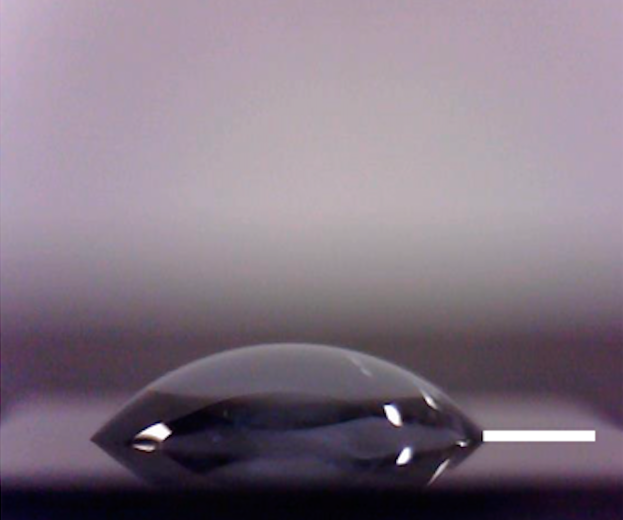
#> input picture img1.png, 1246 x 1040 px (shown at 1/2 size)
$ python -i sessile2.py   (imports and definitions only)   (older library calls are emulated)
#> lines starting #> are read from the running program, lines starting #| are printed output that depends on the picture; after the words box and inside, x2 and y2 are one past the last pixel; in counts of white or black regions, pixels touching at a corner belong together
#> further down, picture is the input picture: shape (1040, 1246, 3); mean B, G, R 131.5, 118.1, 131.4
# [311 lines of commented-out code are left out]
import sys
import cv2
import numpy as np
from PyQt5.QtWidgets import (
    QApplication, QWidget, QVBoxLayout, QPushButton,
    QLabel, QFileDialog, QSlider, QHBoxLayout, QSizePolicy, QScrollArea
)
from PyQt5.QtGui import QPixmap, QImage
from PyQt5.QtCore import Qt


# ============================ Image / Geometry Utils ============================

def adaptive_drop_mask(bgr):
    gray = cv2.cvtColor(bgr, cv2.COLOR_BGR2GRAY)
    blurred = cv2.GaussianBlur(gray, (7, 7), 0)
    mask = cv2.adaptiveThreshold(
        blurred, 255,
        cv2.ADAPTIVE_THRESH_GAUSSIAN_C, cv2.THRESH_BINARY_INV,
        51, 2
    )
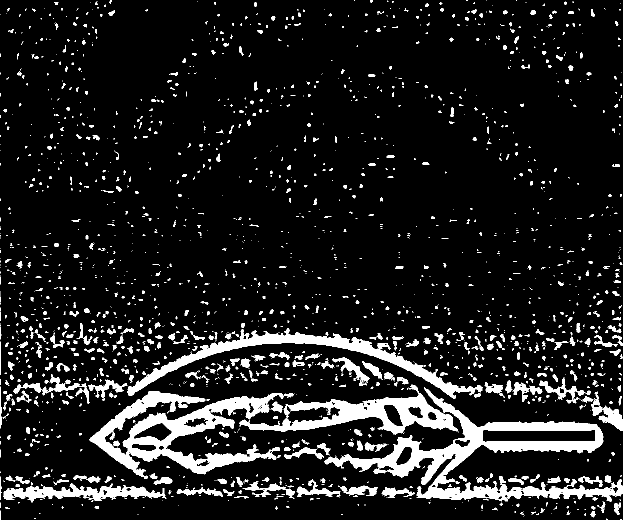
#> mask: shape (1040, 1246) (shown at 1/2 size); 10.3% white; 2354 white regions (1747 under 20 px), largest, box (x1, y1, x2, y2) and area: (649, 775, 1246, 1004) 27304, (179, 782, 568, 958) 22180, (255, 657, 966, 798) 13208
    k = np.ones((3, 3), np.uint8)
    mask = cv2.morphologyEx(mask, cv2.MORPH_CLOSE, k, iterations=2)
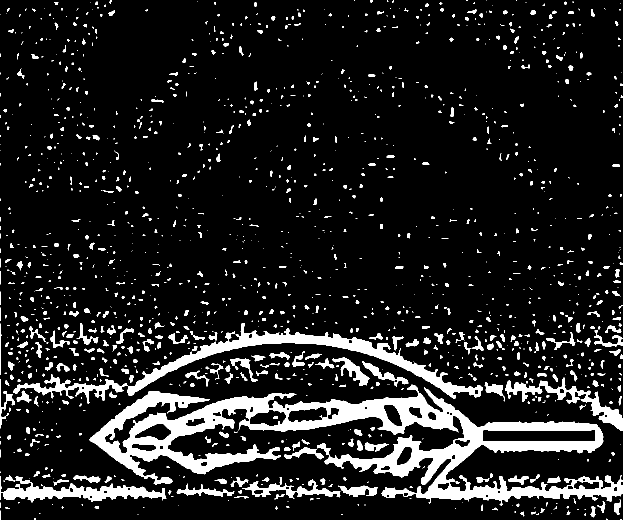
#> mask: shape (1040, 1246) (shown at 1/2 size); 11.3% white; 1499 white regions (908 under 20 px), largest, box (x1, y1, x2, y2) and area: (179, 769, 1246, 1011) 69228, (255, 646, 966, 798) 14571, (0, 952, 333, 1005) 6446
    mask = cv2.morphologyEx(mask, cv2.MORPH_OPEN,  k, iterations=1)
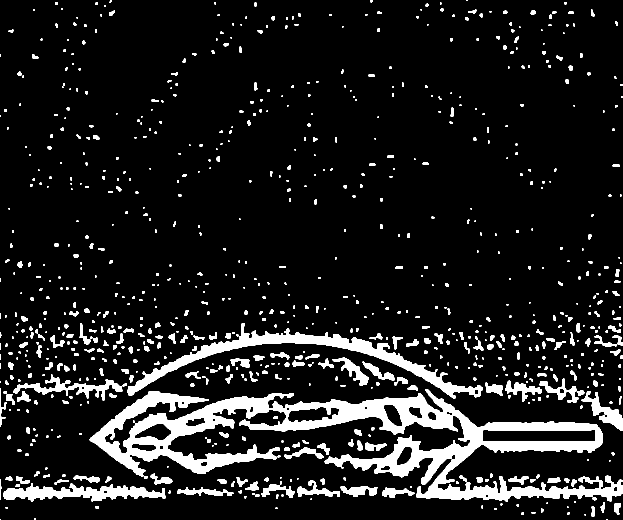
#> mask: shape (1040, 1246) (shown at 1/2 size); 10.6% white; 855 white regions (306 under 20 px), largest, box (x1, y1, x2, y2) and area: (179, 778, 1246, 1003) 66850, (255, 646, 965, 798) 14344, (7, 966, 331, 1004) 6027
    return mask


# [15 lines left out: function choose_droplet_contour, not called in this run]


def find_auto_baseline_from_contour(cnt):
    ys = cnt[:, 0, 1]
    return int(np.percentile(ys, 95))


# [82 lines left out: functions refine_contact_point, fit_circle_and_intersect, local_poly_contact_angle, apex_of_contour, detect_auto_baseline, not called in this run]


# ============================ Main Analyzer GUI ============================

class SessileDropAnalyzer(QWidget):
    # [154 lines left out: functions __init__, load_image, preview_baseline_only, auto_detect_baseline, run_full_analysis, display_image and 1 more, not called in this run]


# ================================== Scroll Wrapper ==================================

class ScrollableAnalyzer(QWidget):
    # [12 lines left out: function __init__, not called in this run]


# ================================== Main ==================================

# [5 lines not run here, left out]

>>> import cv2
>>> picture = cv2.imread('img1.png')
>>> result = adaptive_drop_mask(picture)

$ run again, on img2.png
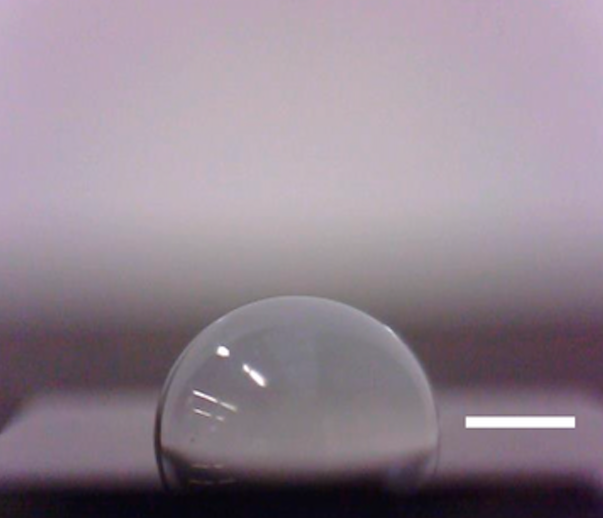
#> input picture img2.png, 1206 x 1036 px (shown at 1/2 size)
#> picture is the input picture: shape (1036, 1206, 3); mean B, G, R 143.8, 132.1, 145.6
#> in adaptive_drop_mask, `mask = cv2.adaptiveThreshold( blurred, 255, cv2.ADAPTIVE_THRESH_GAUSSI..`:
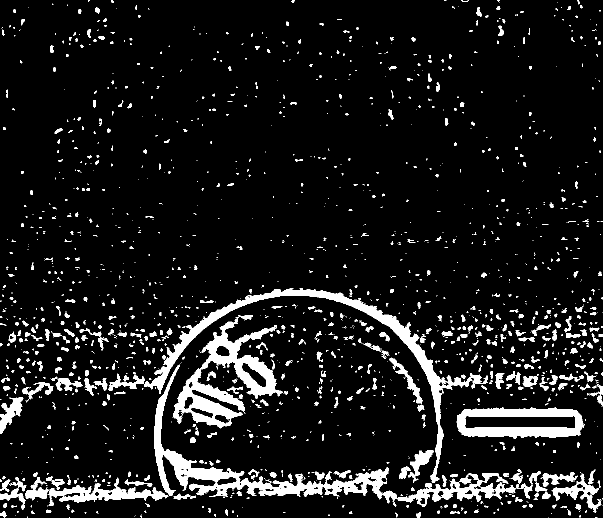
#> mask: shape (1036, 1206) (shown at 1/2 size); 8.6% white; 1956 white regions (1434 under 20 px), largest, box (x1, y1, x2, y2) and area: (308, 730, 1032, 1014) 19427, (288, 578, 976, 966) 14750, (346, 638, 565, 857) 14057
#> in adaptive_drop_mask, `mask = cv2.morphologyEx(mask, cv2.MORPH_OPEN,  k, iterations=1)`:
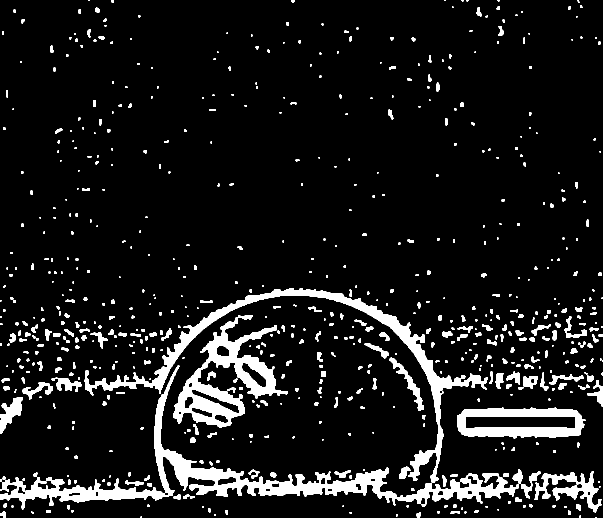
#> mask: shape (1036, 1206) (shown at 1/2 size); 8.9% white; 678 white regions (245 under 20 px), largest, box (x1, y1, x2, y2) and area: (0, 731, 1038, 1019) 30306, (169, 576, 976, 965) 19103, (346, 631, 576, 856) 15234

$ run again, on img3.png
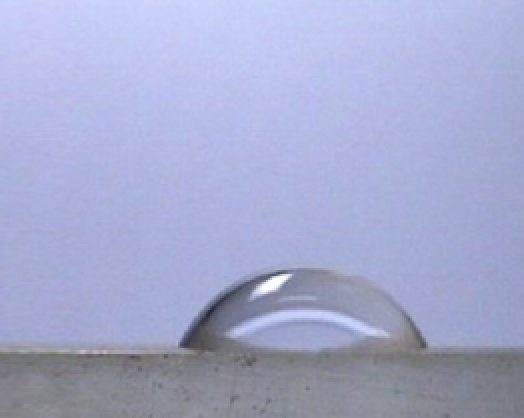
#> input picture img3.png, 524 x 418 px
#> picture is the input picture: shape (418, 524, 3); mean B, G, R 206.1, 171, 165.8
#> in adaptive_drop_mask, `gray = cv2.cvtColor(bgr, cv2.COLOR_BGR2GRAY)`:
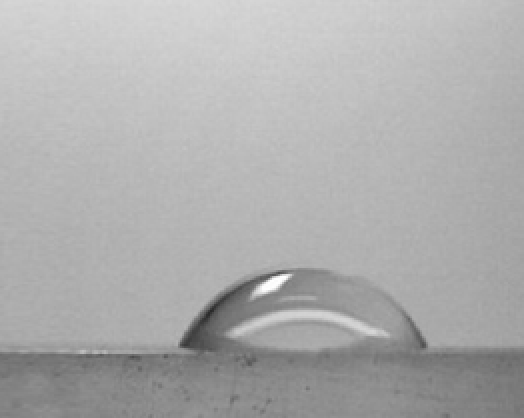
#> gray: shape (418, 524); min 41, max 254, mean 173.5
#> in adaptive_drop_mask, `mask = cv2.morphologyEx(mask, cv2.MORPH_OPEN,  k, iterations=1)`:
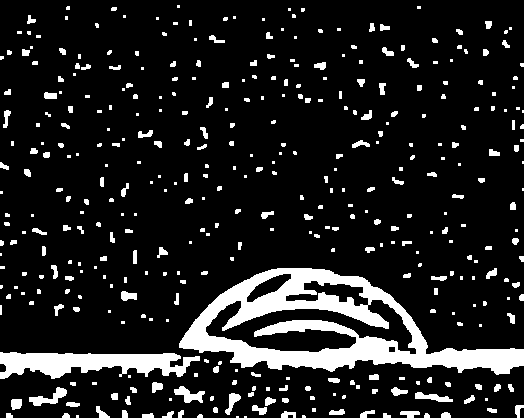
#> mask: shape (418, 524); 12.5% white; 392 white regions (204 under 20 px), largest, box (x1, y1, x2, y2) and area: (179, 268, 524, 375) 13349, (0, 352, 200, 379) 3391, (29, 387, 67, 406) 299

$ run again, on img4.png
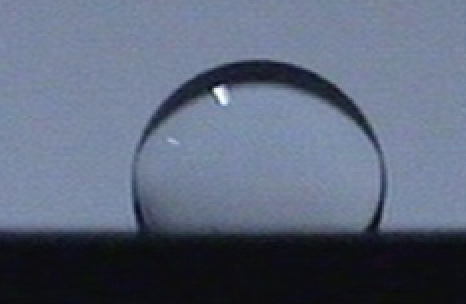
#> input picture img4.png, 466 x 304 px
#> picture is the input picture: shape (304, 466, 3); mean B, G, R 121.8, 102, 91.9
#> in adaptive_drop_mask, `gray = cv2.cvtColor(bgr, cv2.COLOR_BGR2GRAY)`:
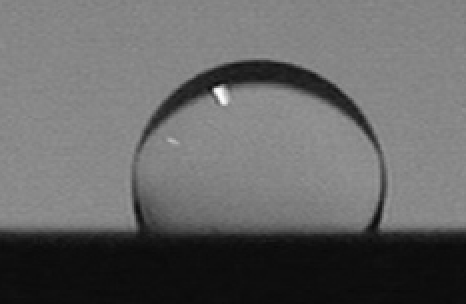
#> gray: shape (304, 466); min 10, max 253, mean 101.2
#> in adaptive_drop_mask, `mask = cv2.morphologyEx(mask, cv2.MORPH_OPEN,  k, iterations=1)`:
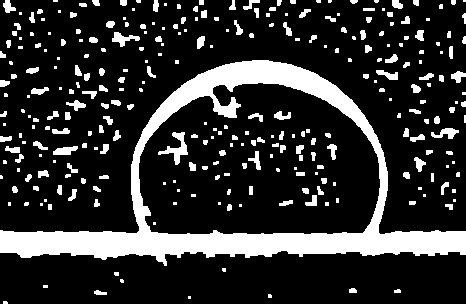
#> mask: shape (304, 466); 18.9% white; 298 white regions (135 under 20 px), largest, box (x1, y1, x2, y2) and area: (0, 60, 466, 266) 17537, (158, 132, 188, 165) 339, (112, 32, 140, 47) 187
